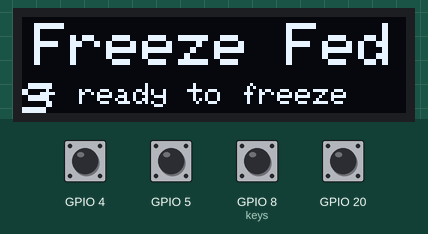
The sketch below on a simulated Seeed XIAO ESP32-C3. On the bench: 128×32 one-colour display. The inputs (shaded band) are chosen by the test bench; at power-on: GPIO 4, GPIO 5, GPIO 8 (keys), GPIO 20 HIGH. USB keyboard and mouse output is not drawn; what the sketch prints to the serial monitor is not drawn.

Above: at 1.2 s.
1.3 s: GPIO 5 pulled LOW for 0.15 s
At 1.9 s:
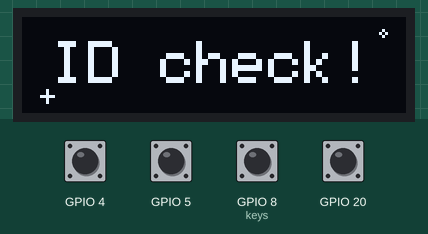
2.0 s: GPIO 20 pulled LOW for 0.15 s
At 2.3 s:
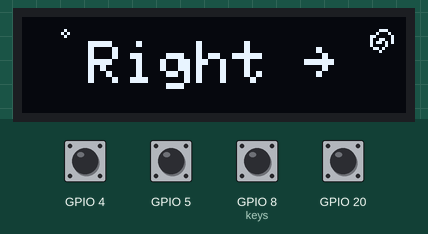
2.7 s: GPIO 8 (keys) pulled LOW for 0.15 s
At 3.26 s:
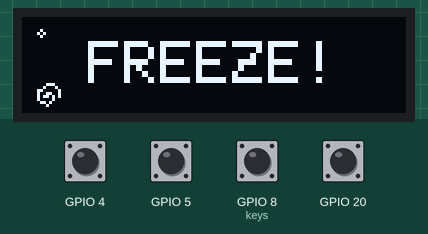
3.4 s: GPIO 4 pulled LOW for 0.15 s
At 3.8 s:
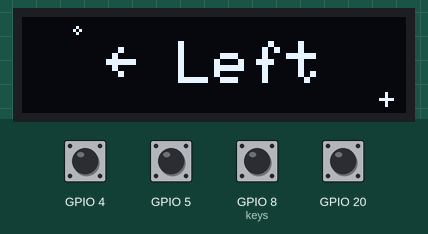
4.1 s: GPIO 5 pulled LOW for 1 s
At 4.35 s:
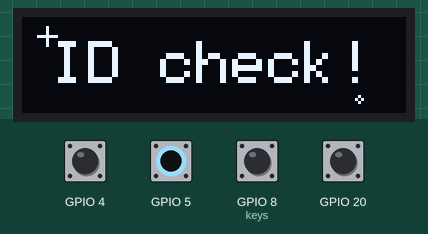
5.7 s: GPIO 20 pulled LOW for 1 s
At 5.91 s:
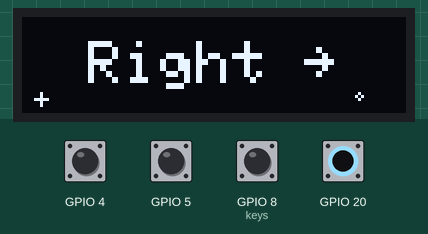
Timing chart, 0 to 8.3 s (numbered marks = the images above; inputs shaded):
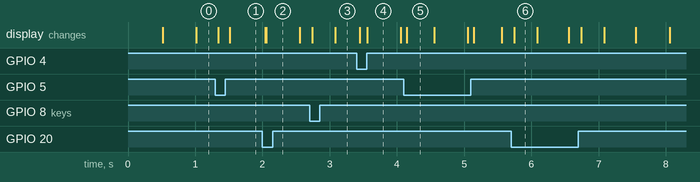

Measured:
- after the input at 1.3 s, the display: first changes at once (image 1 shows a later state)
- after the input at 2.0 s, the display: first changes at once (image 2 shows a later state)
- after the input at 2.7 s, the display: first changes at once (image 3 shows a later state)
- after the input at 3.4 s, the display: first changes at once (image 4 shows a later state)
- after the input at 4.1 s, the display: changes at once (image 5)
- after the input at 5.7 s, the display: changes at once (image 6)
- what the display in image 4 shows lasts 0.5 s, from 3.6 s to 4.1 s

The sketch:

freeze-pad.ino
```cpp
// Freeze Pad: the s'mores-pad (Seeed XIAO ESP32-C3, 4 keys, 128x32 OLED) as a controller for The Freeze Feds.
// Based on smores-pad's code/FinalizedMacropad.cpp: same Bluetooth keyboard ("Macropad"), pins, OLED wiring and
// twinkling symbols; only the keys it types changed. The game reads them as ordinary key presses:
//   SW1  ←      select the next person to the left
//   SW2  →      select the next person to the right
//   SW3  Enter  call the selected person up for an ID check / let them go again (also START / Play again)
//   SW4  Space  Freeze: opens the snowball cam (press again while it's open to throw straight away)
// Libraries: ESP32-BLE-Keyboard (T-vK), Adafruit SSD1306 + Adafruit GFX. Board: XIAO_ESP32C3.
#include <Wire.h>
#include <Adafruit_GFX.h>
#include <Adafruit_SSD1306.h>
#include <BleKeyboard.h>

#define OLED_ADDRESS 0x3C
Adafruit_SSD1306 display(128, 32, &Wire, -1);
BleKeyboard bleKeyboard("Macropad", "DIY", 100);   // same name as before, so the Mac it's paired with reconnects
bool oledOk = false;

// ---------- Blink state (symbols twinkle: group 0 and group 1 alternate) ----------
bool blinkPhase = false;
unsigned long lastBlink = 0;
const unsigned long BLINK_MS = 500;
bool dirty = true;
inline bool vis(int group) { return blinkPhase == (group == 1); }

// ---------- Cute symbols drawn with shapes ----------
void drawSparkle(int x, int y, int r) {            // ⋆
  display.drawLine(x - r, y, x + r, y, SSD1306_WHITE);
  display.drawLine(x, y - r, x, y + r, SSD1306_WHITE);
}
void drawRing(int x, int y) { display.drawCircle(x, y, 1, SSD1306_WHITE); }   // ˚ ｡
void drawSpiral(int cx, int cy) {                   // ꩜
  int px = cx, py = cy;
  for (float t = 0.5; t < 12.5; t += 0.4) {
    float r = t * 0.4;
    int x = cx + (int)(r * cos(t));
    int y = cy + (int)(r * sin(t));
    display.drawLine(px, py, x, y, SSD1306_WHITE);
    px = x; py = y;
  }
}
void decorate(int style) {
  switch (style) {
    case 0:  // left
      if (vis(0)) { drawSparkle(6, 5, 3);   drawRing(120, 27); }
      if (vis(1)) { drawSparkle(121, 27, 2); drawRing(18, 4); }
      break;
    case 1:  // right
      if (vis(0)) { drawSpiral(119, 8);     drawRing(14, 5); }
      if (vis(1)) { drawSparkle(6, 27, 2);  drawRing(112, 26); }
      break;
    case 2:  // ID check
      if (vis(0)) { drawSparkle(8, 6, 3);   drawRing(112, 27); }
      if (vis(1)) { drawRing(120, 5);       drawSparkle(8, 26, 2); }
      break;
    case 3:  // freeze
      if (vis(0)) { drawRing(6, 5);         drawSpiral(8, 26); }
      if (vis(1)) { drawSparkle(121, 6, 2); drawRing(112, 27); }
      break;
    case 5:  // idle, connected
      if (vis(0)) { drawSparkle(8, 25, 2); }
      if (vis(1)) { drawSparkle(120, 25, 2); }
      break;
    case 6:  // idle, pairing
      if (vis(0)) drawSpiral(10, 9);
      if (vis(1)) { drawRing(10, 9); drawRing(118, 9); }
      break;
    default: // not connected
      if (vis(0)) drawSparkle(6, 5, 3);
      if (vis(1)) drawSparkle(121, 27, 3);
      break;
  }
}

// ---------- Screen state ----------
enum Screen { SCREEN_IDLE, SCREEN_MESSAGE };
Screen screen = SCREEN_IDLE;
const char* msgText = "";
int msgSize = 1, msgStyle = 0;
unsigned long messageUntil = 0;

void centerText(const char* msg, int size, int y) {
  int16_t x1, y1; uint16_t w, h;
  display.setTextSize(size);
  display.getTextBounds(msg, 0, 0, &x1, &y1, &w, &h);
  display.setCursor((128 - w) / 2, y);
  display.print(msg);
}

void render() {
  if (!oledOk) return;
  display.clearDisplay();
  display.setTextColor(SSD1306_WHITE);
  if (screen == SCREEN_MESSAGE) {
    centerText(msgText, msgSize, msgSize == 2 ? 8 : 12);
    decorate(msgStyle);
  } else if (bleKeyboard.isConnected()) {
    centerText("Freeze Feds", 2, 2);
    centerText("ready to freeze", 1, 22);
    decorate(5);
  } else {
    centerText("Pairing...", 1, 4);
    centerText("find \"Macropad\"", 1, 18);
    decorate(6);
  }
  display.display();
}

void showMessage(const char* text, int size, int style) {
  screen = SCREEN_MESSAGE;
  msgText = text; msgSize = size; msgStyle = style;
  messageUntil = millis() + 1000;
  dirty = true;
}

// ---------- Actions: plain keys the game listens for ----------
void tap(uint8_t key) {
  bleKeyboard.press(key);
  delay(30);
  bleKeyboard.releaseAll();
}

void doLeft()   { tap(KEY_LEFT_ARROW);  showMessage("\x1b Left", 2, 0); }   // SW1
void doRight()  { tap(KEY_RIGHT_ARROW); showMessage("Right \x1a", 2, 1); }  // SW2
void doCheck()  { tap(KEY_RETURN);      showMessage("ID check!", 2, 2); }   // SW3
void doFreeze() { tap(' ');             showMessage("FREEZE!", 2, 3); }     // SW4

// ---------- Keys ----------
// Pins checked on the real pad (and smorespad.kicad_sch): SW2 is on D7 and SW3 on D3, the other way round from
// FinalizedMacropad.cpp's comments.
struct Key { int pin; void (*action)(); bool state; unsigned long changed; };
Key keys[] = {
  { D2, doLeft,   HIGH, 0 },   // SW1
  { D7, doRight,  HIGH, 0 },   // SW2
  { D3, doCheck,  HIGH, 0 },   // SW3
  { D8, doFreeze, HIGH, 0 },   // SW4
};
const int NUM_KEYS = sizeof(keys) / sizeof(keys[0]);
bool wasConnected = false;

void setup() {
  Serial.begin(115200);
  for (int i = 0; i < NUM_KEYS; i++) pinMode(keys[i].pin, INPUT_PULLUP);

  Wire.begin(7, 6);   // swapped: SDA = GPIO7, SCL = GPIO6
  oledOk = display.begin(SSD1306_SWITCHCAPVCC, OLED_ADDRESS);
  if (!oledOk) Serial.println("OLED init failed (the keys still work)");
  bleKeyboard.begin();
  render();
}

void loop() {
  unsigned long now = millis();
  bool connected = bleKeyboard.isConnected();

  for (int i = 0; i < NUM_KEYS; i++) {
    bool s = digitalRead(keys[i].pin);
    if (s != keys[i].state && now - keys[i].changed > 25) {   // debounce
      keys[i].state = s;
      keys[i].changed = now;
      if (s == LOW) {
        Serial.printf("SW%d pressed (pin %d)\n", i + 1, keys[i].pin);
        if (connected) keys[i].action();
        else showMessage("Not connected", 1, 4);
      }
    }
  }

  if (now - lastBlink >= BLINK_MS) { blinkPhase = !blinkPhase; lastBlink = now; dirty = true; }
  if (screen == SCREEN_MESSAGE && now > messageUntil) { screen = SCREEN_IDLE; dirty = true; }
  if (connected != wasConnected) { wasConnected = connected; dirty = true; }

  if (dirty) { dirty = false; render(); }
}
```
